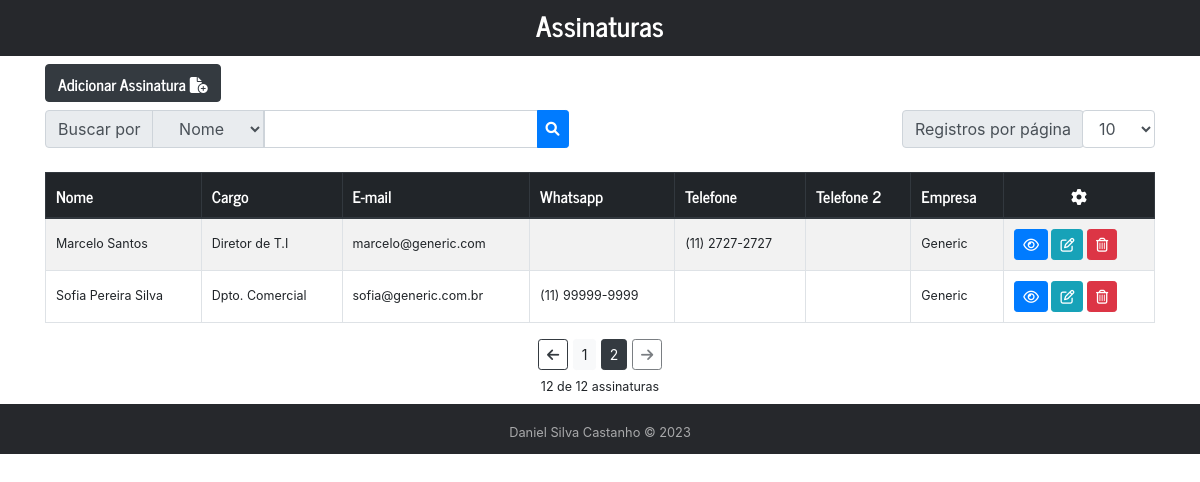
Page /index.php?&pagina=2 on the committed database.
### tables this page shows
CREATE TABLE IF NOT EXISTS `tb_assinaturas` (
  `id` int(10) unsigned NOT NULL AUTO_INCREMENT,
  `email` varchar(50) DEFAULT NULL,
  `nome` varchar(50) NOT NULL,
  `cargo` varchar(50) NOT NULL,
  `whatsapp` varchar(50) DEFAULT NULL,
  `telefone` varchar(50) DEFAULT NULL,
  `telefone2` varchar(50) DEFAULT NULL,
  `empresa` varchar(50) DEFAULT NULL,
  PRIMARY KEY (`id`)
);

### classes/Pagination.class.php (called while the page is built, shortened)
<?php
class Pagination {
    private $limit;
    private $results;
    private $pages;
    private $currentpage;
    public function __construct($results, $currentpage = 1, $limit = 10){
        $this->results = $results;
        $this->limit = $limit;
        $this->currentpage = (is_numeric($currentpage) && $currentpage > 0) ? $currentpage : 1;
    }
    private function calculate(){
        $this->pages = $this->results > 0 ? ceil($this->results / $this->limit) : 1;
        $this->currentpage = $this->currentpage <= $this->pages ? $this->currentpage : $this->pages;
    }
    public function getOffset(){
        $offset = ($this->limit * ($this->currentpage - 1));
        return $offset;
    }
    public function getPages(){
        $paginas = array();
        for($i = 1; $i <= $this->pages; $i++){
            $paginas[] = array(
                'pagina' => $i,
                'atual' => $i == $this->currentpage
            );
        }
        return $paginas;
    }
}

### classes/Database.class.php (called while the page is built, shortened)
<?php
    class Database
    {
        private $host = '127.0.0.1';
        private $user = 'root';
        private $password = '';
        public $base = 'test';
        private $debug = true;
        public $query;
        private $current;
        public function __construct($debug = false)
        {
            $this->debug = $debug;
        }
        private function connection()
        {
            $this->instance = null;
            try
            {
                $config = array(
                    PDO::ATTR_PERSISTENT => false
                );
                $conn = new PDO("mysql:host={$this->host};dbname={$this->base}", $this->user, $this->password, $config);
                $conn->setAttribute(PDO::ATTR_ERRMODE, PDO::ERRMODE_EXCEPTION);
                $this->instance = $conn;
            }
            catch(Exception $e)
            {
                if ($this->debug)
                {
                    echo $e->getMessage() . "\n Query: {$this->query}";
                }
                $this->instance = false;
            }
            return $this->instance;
        }
        private function execute()
        {
            $this->database = $this->connection();
            $this->current = $this
                ->database
                ->prepare($this->query);
            $this
                ->current
                ->execute();
        }
        public function select()
        {
            try
            {
                $this->execute();
                $rows = $this
                    ->current
                    ->fetchAll(PDO::FETCH_CLASS);
                return $rows;
            }
            catch(Exception $e)
            {
                if ($this->debug)
                {
                    echo $e->getMessage() . "\n Query: {$this->query}";
                }
                return false;
            }
        }
        public function disconnect()
        {
            $this->query = null;
            $this->current = null;
        }
    }
?>

### views/listar_assinatura.php (the view, shortened to what this page needs)
    <div class="add-assinatura mb-1">
        <?php $token = $_GET['token'] ?>
        <a href="?token=<?php echo $token ?>&view=form_assinatura" class="btn btn-dark mt-2 mb-1">Adicionar Assinatura
        <i class="fa-solid fa-file-circle-plus"></i></a>
    </div>
<form method="get">
    <div class="input-group d-flex justify-content-between">
        <div class="col-xs-6">
            <div class="input-group d-inline-flex align-items">
                <div class="input-group-prepend">
                    <span class="input-group-text">Buscar por</span>
                </div>
                <div class="input-group-append">
                    <select class="input-group-text" name="sl_filtro">
                        <option value="nome"
                            <?php echo (isset($_GET['sl_filtro']) && $_GET['sl_filtro'] == 'nome') ? 'selected' : ''; ?>>
                            Nome</option>
                    </select>
                </div>
                <input type="text" class="form-control" name="busca" id="busca" value="<?php echo $busca ?>">
                <div class="input-group-append">
                    <button type="submit" class="btn btn-primary btn-sm"><i class="fa-solid fa-magnifying-glass"></i></button>
                </div>
            </div>
        </div>
        <div class="d-inline-flex">
            <div class="input-group-prepend">
                <span class="input-group-text">Registros por página </span>
            </div>
            <div class="input-group-append">
                <form name="registros" method="get">
                    <select class="form-control" name="registros" onchange="this.form.submit()">
                        <option value="10"
                            <?php echo (isset($_GET['registros']) && $_GET['registros'] == '10') ? 'selected' : ''; ?>>10
                        </option>
                    </select>
            </div>
        </div>
    </div>
</form>
<?php
        $db->query = "SELECT * FROM tb_assinaturas $where ORDER BY nome ASC";
        $db->content = NULL;
        $rows = ($db->select());
        $count = 0;
        $registros = 0;
        foreach($rows as $select) {
            $count++;
        }
        $limit = isset($_GET['registros']) ? $_GET['registros'] : 10;
        $paginacao = new Pagination($count, $_GET['pagina'] ?? 1, $limit);
        $offset = $paginacao->getOffset();
        $page = '';
        $paginas = $paginacao->getPages();
        @$pagina_atual = $_GET['pagina'];
        foreach ($paginas as $key=>$pagina){
            $gets = http_build_query($_GET);
            $class = $pagina['atual'] ? 'btn-dark' : 'btn-light';
            $page .= '<a href="index.php?'.$gets.'&pagina='.$pagina['pagina'].'">
                        <button type="button" class="btn btn-sm '.$class.'" style="text-decoration: none;">'.$pagina['pagina'].'</button>
                        </a>';
        }
    ?>
<?php if ($count == 0): ?>
<div class="container">
    <div class="alert alert-danger mt-2 mb-2" role="alert" align="center">
        Nenhuma assinatura encontrada
    </div>
</div>
<div class="back" align="center">
    <small><a href="index.php?token=<?php echo $token ?>" class="btn btn-primary btn-sm"><i class="fa-solid fa-arrow-left"></i> Voltar</a></small>
</div>
<?php else: ?>
<br>
<table class="table table-bordered table-hover table-striped table-sm">
    <thead class="thead-dark">
        <tr>
            <th>Nome</th>
            <th>Cargo</th>
            <th>E-mail</th>
            <th>Whatsapp</th>
            <th>Telefone</th>
            <th>Telefone 2</th>
            <th>Empresa</th>
            <th class="text-center"><i class="fa-solid fa-gear"></i></th>
        </tr>
    </thead>
    <tbody>
        <?php
            $db->query = "SELECT * FROM tb_assinaturas $where ORDER BY nome ASC LIMIT $limit OFFSET $offset";
            $db->content = NULL;
            $rows = ($db->select());
            foreach($rows as $select) :
                $id         = ($select->id);
                $nome       = ($select->nome);
                $email      = ($select->email);
                $cargo      = ($select->cargo);
                $whatsapp   = ($select->whatsapp);
                $telefone   = ($select->telefone);
                $telefone2  = ($select->telefone2);
                $empresa    = ($select->empresa);
                $registros++;
        ?>
        <tr>
            <td><?php echo $nome ?></td>
            <td><?php echo $cargo ?></td>
            <td><?php echo $email ?></td>
            <td><?php echo $whatsapp ?></td>
            <td><?php echo $telefone ?></td>
            <td><?php echo $telefone2 ?></td>
            <td><?php echo $empresa ?></td>
            <td>
                <a href="?token=<?php echo $token ?>&view=mostrar_assinatura&id=<?php echo $id?>" class="btn btn-primary btn-sm"
                    data-toggle="tooltip" data-placement="top" title="Ver Assinatura"><i class="fa-regular fa-eye"></i>
                </a>
                <a href="?token=<?php echo $token ?>&view=form_assinatura&id=<?php echo $id?>" class="btn btn-info btn-sm"
                    data-toggle="tooltip" data-placement="top" title="Editar Assinatura"><i class="fa-regular fa-pen-to-square"></i>
                </a>
                <a href="?token=<?php echo $token ?>&view=excluir_assinatura&id=<?php echo $id?>" class="btn btn-danger btn-sm"
                    data-toggle="tooltip" data-placement="top" title="Excluir Assinatura"
                    onclick="return confirm('Tem certeza que deseja excluir?');"><i class="fa-regular fa-trash-can"></i>
                </a>
            </td>
        </tr>
        <?php endforeach; ?>
    </tbody>
</table>
<?php endif; ?>
<?php
    $gets = http_build_query($_GET);
    $numero_de_paginas = count($paginas);
?>
<div class="paginacao mt-2 mb-2" align="center">
    <div class="page-arrows">
        <?php if (($numero_de_paginas == 0) == false): ?>
            <?php if ($pagina_atual > 1): ?>
            <a href="index.php?<?php echo $gets; ?>&pagina=<?php echo $pagina_atual-1 ?>"
                class="btn btn-outline-dark btn-sm"><i class="fa-solid fa-arrow-left"></i></a>
            <?php else: ?>
            <a href="index.php?<?php echo $gets; ?>&pagina=<?php echo $pagina_atual-1 ?>"
                class="btn btn-outline-dark btn-sm disabled"><i class="fa-solid fa-arrow-left"></i></a>
            <?php endif; ?>
            <?php echo $page ?>
            <?php if ($pagina_atual == $numero_de_paginas): ?>
            <a href="" class="btn btn-outline-dark btn-sm disabled"><i class="fa-solid fa-arrow-right"></i></a>
            <?php endif;?>
        <?php endif; ?>
    </div>
</div>
<div>
    <?php $registros = $offset + $registros ?>
    <div class="showing mb-2" align="center">
        <?php echo "$registros de $count assinaturas" ?>
    </div>
</div>

### assets/css/style.css (style rules this page uses)
a:link { text-decoration: none; }
.add-assinatura { font-family: 'News-Cycle'; }
.table th { white-space: nowrap; font-family: 'News-Cycle'; font-weight: bold; vertical-align: middle; padding: 10px; }
.table td { white-space: nowrap; font-size: 12.5px; vertical-align: middle; padding: 10px; }
body { height: 100%; }
.showing { font-size: 12.5px; }

### rows in the picture
tb_assinaturas: nome "Marcelo Santos", cargo "Diretor de T.I", email "marcelo@generic.com", telefone "(11) 2727-2727", empresa "Generic"
tb_assinaturas: nome "Sofia Pereira Silva", cargo "Dpto. Comercial", email "sofia@generic.com.br", whatsapp "(11) 99999-9999", empresa "Generic"

### other values in the picture
$pagina['pagina'] "1"
$pagina['pagina'] "2"
$registros "12"
$count "12"
